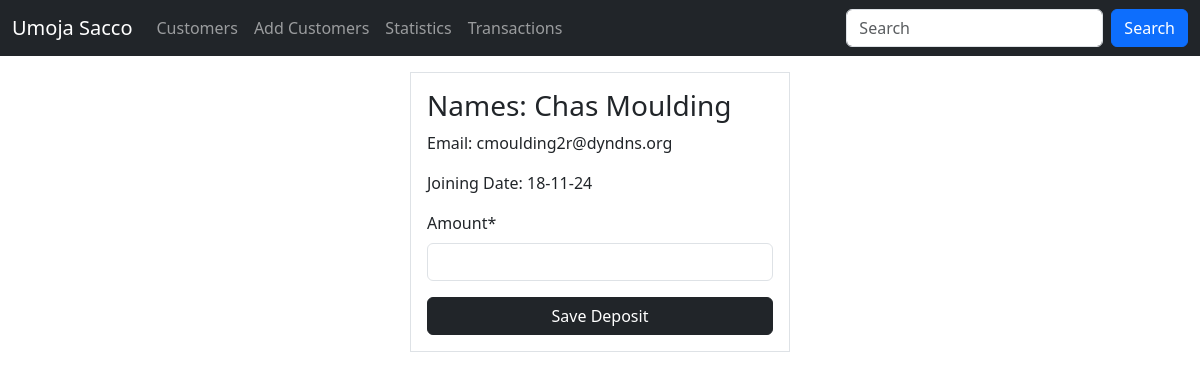
Screenshot of /customer/deposit/100 with the database file from the repository.
### sacco_app/models.py (models this page shows)
class Customer(models.Model):
    first_name = models.CharField(max_length=30)
    last_name = models.CharField(max_length=30)
    email = models.EmailField(unique=True)
    dob = models.DateField()
    gender = models.CharField(max_length=10)
    weight = models.IntegerField(default=0)
    created_at = models.DateTimeField(auto_now_add=True)
    updated_at = models.DateTimeField(auto_now=True)
    class Meta:
        db_table = 'customers'

### sacco_app/views.py (the view)
# urls.py: path('customer/deposit/<int:customer_id>', views.deposit, name='deposit'),
def deposit(request, customer_id):
    customer = get_object_or_404(Customer, id=customer_id)
    deposits = customer.deposits.all() # foregin key relationship
    if request.method == "POST":
        form = DepositForm(request.POST)
        if form.is_valid():
            amount = form.cleaned_data['amount']
            depo = Deposit(amount=amount, status=True, customer=customer)
            depo.save()
            return redirect('customers')
    else:
        form = DepositForm()
    return render(request, 'deposit_form.html', {"form": form, "customer": customer})

### sacco_app/app_forms.py
class DepositForm(forms.ModelForm):
    class Meta:
        model = Deposit
        fields = ['amount']
        widgets = {
            'amount': forms.NumberInput(attrs={'type':'number', 'min':'0', 'max':'100000'}),
        }

### templates/deposit_form.html (shortened to what this page needs)
{% extends 'master.html' %}
{% load crispy_forms_filters %}
{% block content %}
    <div class="container">
        <div class="row justify-content-center">
            <div class="col-sm-4 border px-3 py-3 mt-3 ">
                <h3>Names: {{ customer.first_name }} {{ customer.last_name }}</h3>
                <p>Email: {{ customer.email }}</p>
                <p> Joining Date: {{ customer.created_at | date:"d-m-y" }}</p>
                <form action="" method="post">
                    {{ form | crispy }}
                    <button class="btn btn-dark w-100">Save Deposit</button>
                </form>
            </div>
        </div>
    </div>
{% endblock %}

### rows the page displays
Customer: first_name "Chas", last_name "Moulding", email "cmoulding2r@dyndns.org", created_at "18-11-24"
